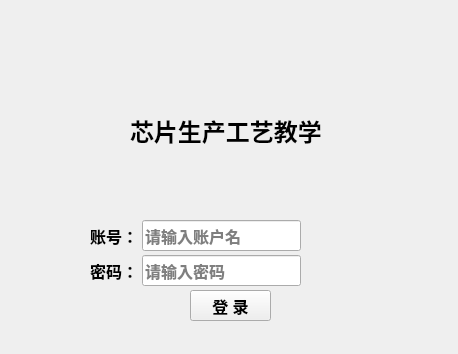
<?xml version="1.0" encoding="UTF-8"?>
<ui version="4.0">
 <class>login</class>
 <widget class="QWidget" name="login">
  <property name="geometry">
   <rect>
    <x>0</x>
    <y>0</y>
    <width>458</width>
    <height>354</height>
   </rect>
  </property>
  <property name="windowTitle">
   <string>Form</string>
  </property>
  <widget class="QLabel" name="label_3">
   <property name="geometry">
    <rect>
     <x>130</x>
     <y>90</y>
     <width>201</width>
     <height>81</height>
    </rect>
   </property>
   <property name="sizePolicy">
    <sizepolicy hsizetype="Expanding" vsizetype="Expanding">
     <horstretch>0</horstretch>
     <verstretch>0</verstretch>
    </sizepolicy>
   </property>
   <property name="font">
    <font>
     <family>Aharoni</family>
     <pointsize>18</pointsize>
     <weight>75</weight>
     <bold>true</bold>
    </font>
   </property>
   <property name="text">
    <string>芯片生产工艺教学</string>
   </property>
  </widget>
  <widget class="QWidget" name="layoutWidget">
   <property name="geometry">
    <rect>
     <x>90</x>
     <y>220</y>
     <width>275</width>
     <height>50</height>
    </rect>
   </property>
   <layout class="QGridLayout" name="gridLayout">
    <property name="sizeConstraint">
     <enum>QLayout::SetFixedSize</enum>
    </property>
    <property name="bottomMargin">
     <number>0</number>
    </property>
    <property name="spacing">
     <number>4</number>
    </property>
    <item row="2" column="1">
     <widget class="QLineEdit" name="lineEdit_2">
      <property name="sizePolicy">
       <sizepolicy hsizetype="Expanding" vsizetype="Preferred">
        <horstretch>0</horstretch>
        <verstretch>0</verstretch>
       </sizepolicy>
      </property>
      <property name="font">
       <font>
        <family>Aharoni</family>
        <pointsize>12</pointsize>
        <weight>75</weight>
        <bold>true</bold>
       </font>
      </property>
      <property name="placeholderText">
       <string>请输入密码</string>
      </property>
     </widget>
    </item>
    <item row="1" column="1">
     <widget class="QLineEdit" name="lineEdit">
      <property name="font">
       <font>
        <family>Aharoni</family>
        <pointsize>12</pointsize>
        <weight>75</weight>
        <bold>true</bold>
       </font>
      </property>
      <property name="placeholderText">
       <string>请输入账户名</string>
      </property>
     </widget>
    </item>
    <item row="2" column="0">
     <widget class="QLabel" name="label">
      <property name="font">
       <font>
        <family>Aharoni</family>
        <pointsize>12</pointsize>
        <weight>75</weight>
        <bold>true</bold>
       </font>
      </property>
      <property name="text">
       <string>密码：</string>
      </property>
     </widget>
    </item>
    <item row="1" column="0">
     <widget class="QLabel" name="label_2">
      <property name="font">
       <font>
        <family>Aharoni</family>
        <pointsize>12</pointsize>
        <weight>75</weight>
        <bold>true</bold>
       </font>
      </property>
      <property name="text">
       <string>账号：</string>
      </property>
     </widget>
    </item>
   </layout>
  </widget>
  <widget class="QPushButton" name="loginPushButton">
   <property name="geometry">
    <rect>
     <x>190</x>
     <y>290</y>
     <width>81</width>
     <height>31</height>
    </rect>
   </property>
   <property name="font">
    <font>
     <family>Aharoni</family>
     <pointsize>12</pointsize>
     <weight>75</weight>
     <bold>true</bold>
    </font>
   </property>
   <property name="text">
    <string>登 录</string>
   </property>
  </widget>
 </widget>
 <resources/>
 <connections/>
</ui>
